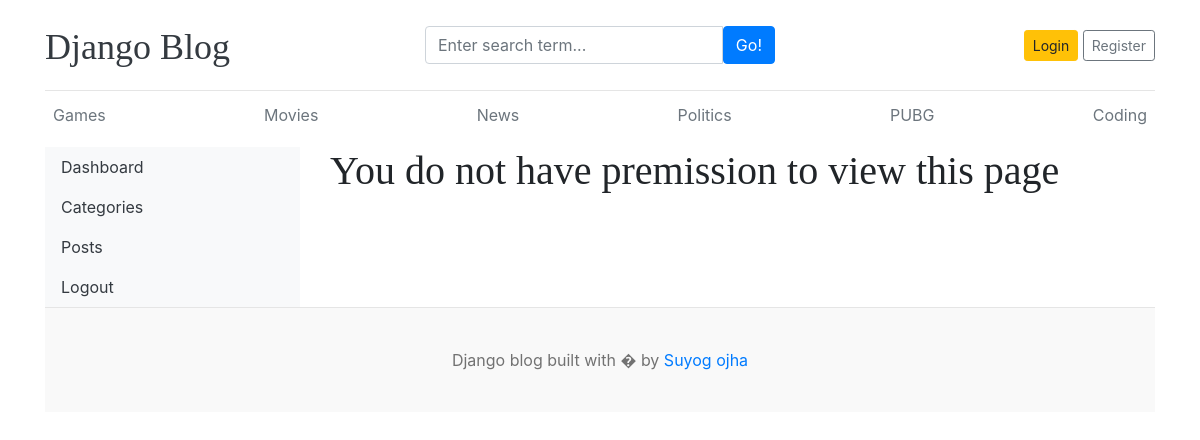
The page /dashboard/users/ on the database its author committed.
### blogs/models.py (models this page shows, shortened)
class Category(models.Model):
    category_name = models.CharField(max_length=50, unique=True)
    created_at = models.DateTimeField(auto_now_add=True)
    updated_at = models.DateTimeField(auto_now=True)
    class Meta:
        verbose_name_plural = 'categories'

### dashboards/views.py (the view)
# urls.py: path('users/', views.users, name='users'),
def users(request):
    users = User.objects.all()
    context = {
        'users': users,
    }
    return render(request, 'dashboard/users.html', context)

### blogs/context_processors.py (called while the page is built)
def get_categories(request):
    categories = Category.objects.all()
    return dict(categories=categories)

### templates/dashboard/users.html
{% extends 'base.html' %}
{% block content %}
    <div class="row">
        {% include 'dashboard/sidebar.html' %}
        <div class="col-md-9">
            {% if perms.auth.view_user %}
            <h3>All Users</h3>
            <a href="{% url 'add_user' %}" class="btn btn-dark text-light float-right mb-2">Add Users</a>
                <table class="table table-hover">
                    <thead>
                        <tr>
                        <th>#</th>
                        <th>Full Name</th>
                        <th>UserName</th>
                        <th>Email</th>
                        <th>Active</th>
                        <th>Staff</th>
                        <th>SuperUser</th>
                        <th>Action</th>
                        </tr>
                    </thead>
                    <tbody>
                        {% for user in users %}
                        <tr>
                        <th>{{ forloop.counter }}</th>
                        <td>{{ user.first_name }} {{ user.last_name }}</td>
                        <td>{{ user.username }}</td>
                        <td>{{ user.email }}</td>
                        <td>
                            {%if user.is_active %}
                                <i class="fa fa-check text-success"></i>
                            {% else %}
                                <i class="fa fa-times text-danger"></i>
                            {% endif %}
                        </td>
                        <td>
                            {%if user.is_staff %}
                                <i class="fa fa-check text-success"></i>
                            {% else %}
                                <i class="fa fa-times text-danger"></i>
                            {% endif %}
                        </td>
                        <td>
                            {%if user.is_superuser %}
                                <i class="fa fa-check text-success"></i>
                            {% else %}
                                <i class="fa fa-times text-danger"></i>
                            {% endif %}
                        </td>
                        <td>{{ user.is_staff }}</td>
                        <td>{{ user.is_superuser }}</td>
                        <td>
                            <a href="{% url 'edit_user' user.id %}"><i class="fa fa-edit text-success"></i></a>
                            &nbsp;
                            <a href="{% url 'delete_user' user.id %}"><i class="fa fa-trash text-danger"></i></a>
                        </td>
                        </tr>
                        {% endfor %}
                    </tbody>
                </table>
                {% else %}
                <h1>You do not have premission to view this page </h1>
                {% endif %}
        </div>
    </div>
{% endblock %}

### templates/base.html (shortened to what this page needs)
{% load static %}
<!DOCTYPE html>
<html lang="en">
<head>
    <link href="https://getbootstrap.com/docs/4.0/dist/css/bootstrap.min.css" rel="stylesheet">
    <link rel="stylesheet" href="/static/css/blog.css" type="text/css">
    <link rel="stylesheet" href="https://cdnjs.cloudflare.com/ajax/libs/font-awesome/4.7.0/css/font-awesome.min.css">
  </head>
<body>
    <div class="container">
      <header class="blog-header py-3">
        <div class="row flex-nowrap justify-content-between align-items-center">
          <div class="col-4 pt-1">
            <a class="blog-header-logo text-dark" href="/">Django Blog</a>
          </div>
          <div class="col-4">
            <form action="{% url 'search' %}" method="GET">
              <div class="input-group">
                <input class="form-control" type="text" name="keyword" value="{{ keyword }}" placeholder="Enter search term..." aria-label="Enter search term..." aria-describedby="button-search" />
                <button type="submit" class="btn btn-primary" id="button-search" type="button">Go!</button>
            </div>
            </form>
          </div>
          <div class="col-4 d-flex justify-content-end align-items-center">
            {% if not user.is_authenticated %}
            <a class="btn btn-sm btn-warning" href="{% url 'login' %}">Login</a> &nbsp;
            <a class="btn btn-sm btn-outline-secondary" href="{% url 'register' %}">Register</a>
            {% else %}
            <span>Welcome, {{ user }} <a href="{% url 'dashboard' %}"><span>Dashboard</span></a> </span>
            &emsp;
            <span><a href="{% url 'logout' %}">Logout</a></span>
            {% endif %}
          </div>
        </div>
      </header>
      <div class="nav-scroller py-1 mb-2">
        <nav class="nav d-flex justify-content-between">
          {% for cat in categories %}
          <a class="p-2 text-muted" href="{% url 'posts_by_category' cat.id %}">{{ cat.category_name }}</a>
          {% endfor %}
        </nav>
      </div>
{% block content %}
{% endblock content %}
<footer class="blog-footer">
  <p>Django blog built with � by <a href="#">Suyog ojha</a></p>
</footer>
</body>
</html>

### blog_main/static/css/blog.css (style rules this page uses)
.blog-header { border-bottom: 1px solid #e5e5e5; }
.blog-header-logo { font-family: "Playfair Display", Georgia, "Times New Roman", serif; font-size: 2.25rem; }
h1, h2, h3, h4, h5, h6 { font-family: "Playfair Display", Georgia, "Times New Roman", serif; }
.blog-footer { padding: 2.5rem 0; color: #727272; text-align: center; background-color: #f9f9f9; border-top: .05rem solid #e5e5e5; }
.blog-footer p:last-child { margin-bottom: 0; }

### rows shown on the page
Category: category_name "Games"
Category: category_name "Movies"
Category: category_name "News"
Category: category_name "Politics"
Category: category_name "PUBG"
Category: category_name "Coding"
